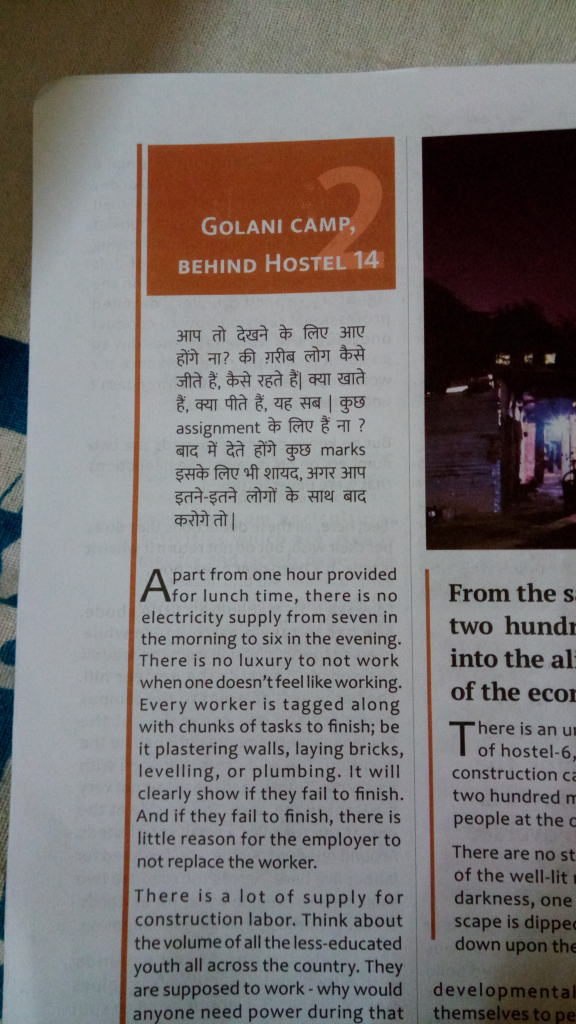
#> input picture testcases/1.jpg, 2304 x 4096 px (shown at 1/4 size)
$ python test_two_imgs.py testcases/1.jpg testcases/2.jpg
#> lines starting #> are read from the running program, lines starting #| are printed output that depends on the picture
### docscanner/feature_matching.py
import cv2

__all__ = ['get_orb_features','match_features']

def get_orb_features(img, num_features):
    orb = cv2.ORB_create()
    orb.setMaxFeatures(num_features)
    orb.setEdgeThreshold(1)

    kp, des = orb.detectAndCompute(img, None)
    return (kp, des)

def match_features(des1, des2, ratio):
    bf = cv2.BFMatcher(cv2.NORM_HAMMING)
    matches = bf.knnMatch(des1,des2,k=2)

    good_matches = []
    for m,n in matches:
        if m.distance < ratio*n.distance:
            good_matches.append([m])
    return good_matches

### docscanner/estimation.py
from __future__ import print_function
import numpy as np
from numpy import linalg as lin
from math import sqrt

__all__ = ['choose_points','normalise_xi','normalised_DLT','homography_ransac']

combs_4c3 = [[0,1,2],[0,1,3],[0,2,3],[1,2,3]]

# [7 lines of commented-out code are left out]

def measure_collinearity(p):
    d = min([abs(lin.det(p[:,k])) for k in combs_4c3])
    return d

def choose_points(points,N,thres):
    n = 0
    uniq_idx = []
    s = points.shape[1]

    while n < N:
        choice_idx = tuple(np.sort(np.random.choice(s,size=4,replace=False)))
        new_choice = points[:,choice_idx]
        d = measure_collinearity(new_choice)
        if d > thres and choice_idx not in uniq_idx:
            uniq_idx.append(choice_idx)
            n += 1

    return uniq_idx

def normalise_xi(Xi):
    '''
    Args:
        Xi (np.matrix):
    '''
    T = np.zeros((3,3))
    T[2,2] = 1

    n = Xi.shape[1]

    x_mean = np.sum(Xi[0])/n
    y_mean = np.sum(Xi[1])/n

    d_sum = np.sum(np.sqrt(np.add(
                np.square(np.subtract(Xi[0],x_mean)),
                np.square(np.subtract(Xi[1],y_mean))
            )))

    s = sqrt(2)*n/d_sum

    T[0,2] = -s*x_mean
    T[1,2] = -s*y_mean
    T[0,0] = s
    T[1,1] = s

    Xi_norm = np.dot(T,Xi)
    return Xi_norm, T

def normalised_DLT(p1, p2):
    n = p1.shape[1]

    p1_norm,T1 = normalise_xi(p1)
    p2_norm,T2 = normalise_xi(p2)

    A = np.zeros((2*n,9))

    for i in xrange(n):
        Ai = np.zeros((2,9))
        XiT = np.transpose(p1_norm[:,i])
        Ai[0,3:6] = -XiT
        Ai[1,0:3] = XiT
        Ai[0,6:9] = p2_norm[1,i]*XiT
        Ai[1,6:9] = -p2_norm[0,i]*XiT

        A[2*i:2*i+2,:] = Ai

    eigVal, eigVec = lin.eig(np.dot(np.transpose(A),A))
    min_idx = eigVal.argsort()[0]

    h_norm = eigVec[:,min_idx]
    h_norm.shape = (3,3)

    H = np.dot(lin.inv(T2),np.dot(h_norm,T1))
    H = np.divide(H,H[2,2])

    return H

def homography_ransac(Xi1, Xi2, N, dist_thres):
    '''
    Args:
        Xi1:            Feature points in image 1
        Xi2:            Feature points in image 2
        N:              Number of iterations
        dist_thres:     Threshold distance for inliers

    returns:
        (H, inliers):
            H:       Homography matrix such that H*Xi1 = Xi2
            inliers: Index of all inliers used to create H
    '''
    inlier_thres = int(Xi1.shape[1]*0.22 + 5.9)

    max_inliers = -1
    min_std = 10000

    best_H_inliers = None
    H_found = False

    for idx in choose_points(Xi1,N,0.1):
        try:
            p1 = Xi1[:,idx]
            p2 = Xi2[:,idx]
            Hp = normalised_DLT(p1,p2)

            Xi2_T = np.dot(Hp,Xi1)
            Xi2_T = Xi2_T / Xi2_T[2][None,:]
            Xi1_T = np.dot(lin.inv(Hp),Xi2)
            Xi1_T = Xi1_T / Xi1_T[2][None,:]

            di = np.add(
                    np.sqrt(np.sum(np.square(np.subtract(Xi1_T,Xi1)),axis=0)),
                    np.sqrt(np.sum(np.square(np.subtract(Xi2_T,Xi2)),axis=0))
                 )

            di_std = np.std(di)
            inlier_idx = np.where(di < dist_thres)[0]

            if inlier_idx.shape[0] >= inlier_thres and \
               (inlier_idx.shape[0] > max_inliers or \
               (inlier_idx.shape[0] == max_inliers and di_std < min_std)):
                best_H_inliers = inlier_idx
                max_inliers = inlier_idx.shape[0]
                min_std = di_std
                H_found = True
        except lin.linalg.LinAlgError:
            print("Got singular matrix")

    if not H_found:
        print("No good matches found!")
        return None

    print("No. of inliers: %d" % len(best_H_inliers))
    H_final = normalised_DLT(Xi1[:,best_H_inliers],Xi2[:,best_H_inliers])
    return H_final, best_H_inliers

### test_two_imgs.py
from docscanner.estimation import homography_ransac
from docscanner.feature_matching import get_orb_features,match_features

import sys
import cv2
import numpy as np
from matplotlib import pyplot as plt


img1 = cv2.imread(sys.argv[1],0)
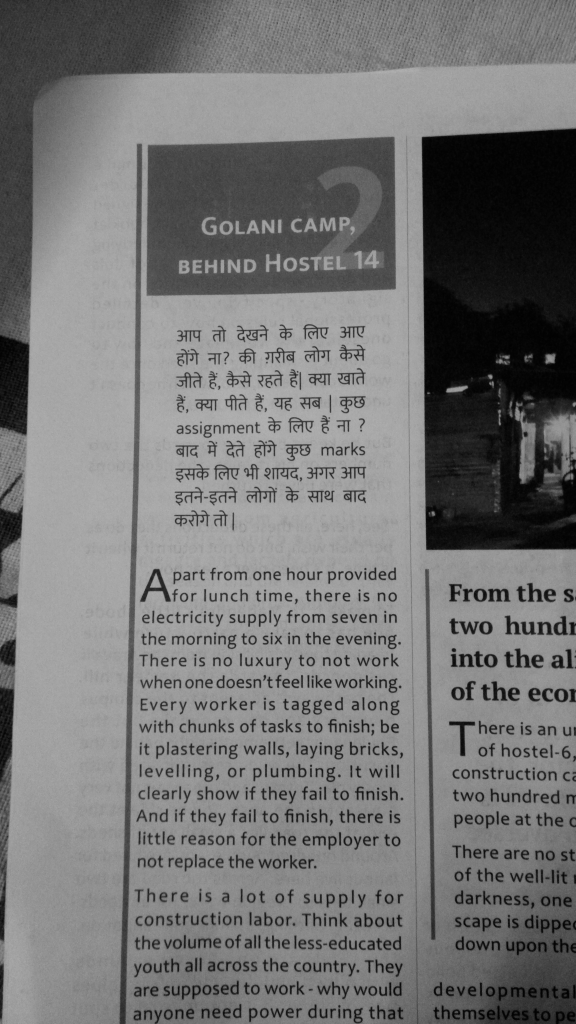
#> img1: shape (4096, 2304) (shown at 1/4 size); min 0, max 185, mean 117.3
img1 = cv2.resize(img1, (0,0), fx=0.2, fy=0.2)
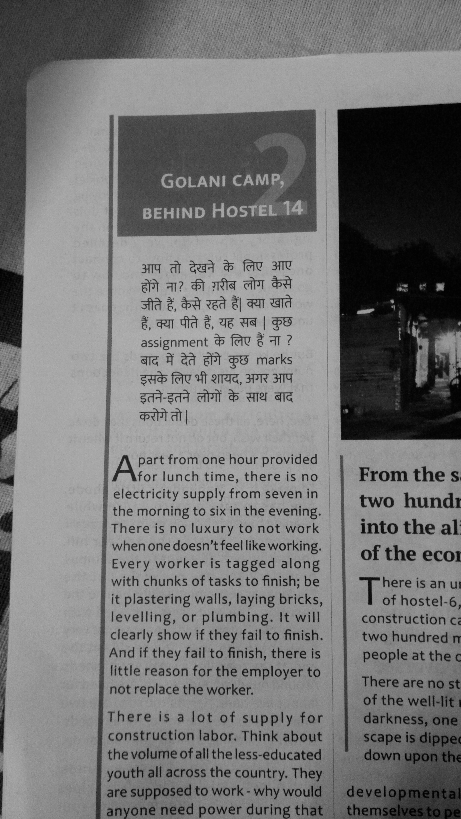
#> img1: shape (819, 461); min 0, max 183, mean 117.3
kp1, des1 = get_orb_features(img1, 10000)
#> in get_orb_features, `kp, des = orb.detectAndCompute(img, None)`: kp = 9283 keypoints; strongest (x, y, size): (192, 323, 31), (384, 474, 31), (411, 553, 31), (282, 546, 31)
#> kp1 has the same summary as kp in get_orb_features

img2 = cv2.imread(sys.argv[2],0)
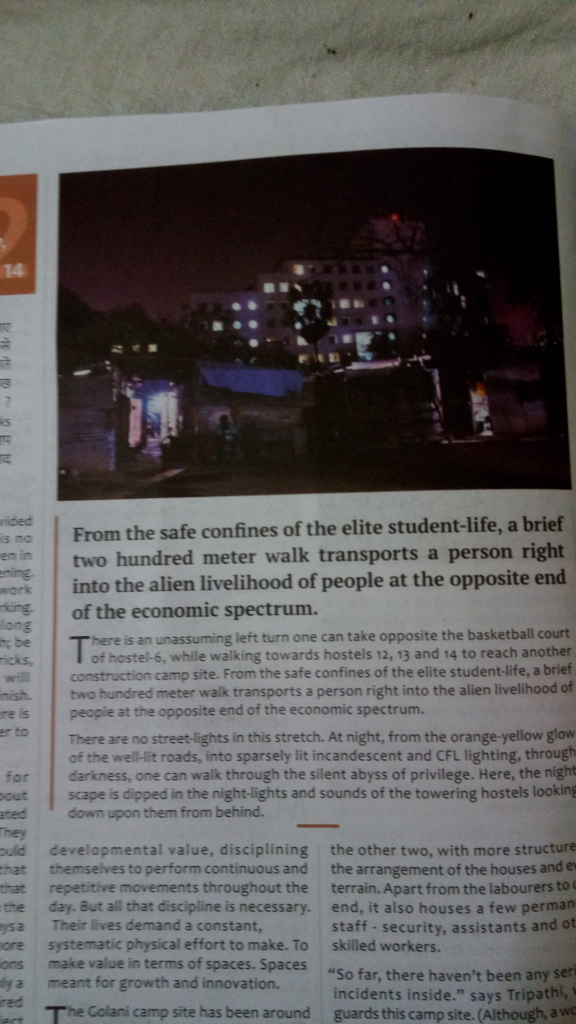
#> input picture testcases/2.jpg, 2304 x 4096 px (shown at 1/4 size)
#> img2: shape (4096, 2304); min 0, max 176, mean 95
img2 = cv2.resize(img2, (0,0), fx=0.2, fy=0.2)
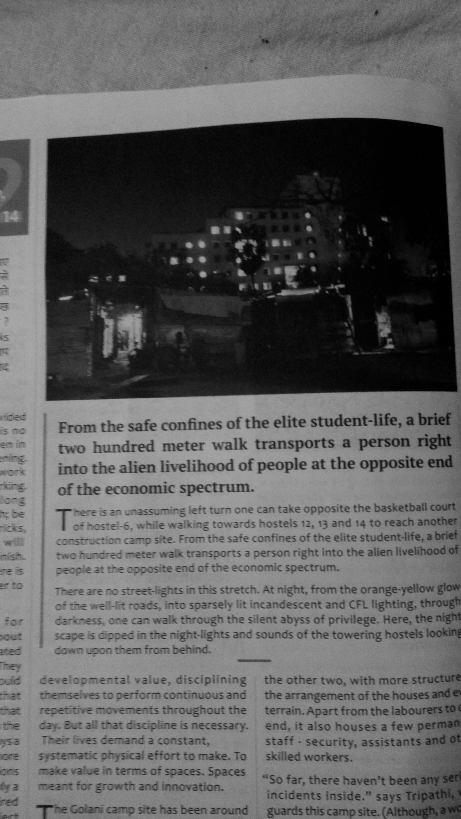
#> img2: shape (819, 461); min 0, max 175, mean 95
kp2, des2 = get_orb_features(img2, 10000)
#> in get_orb_features (call 2), `kp, des = orb.detectAndCompute(img, None)`: kp = 8786 keypoints; strongest (x, y, size): (238, 261, 31), (238, 259, 31), (121, 278, 37.2), (239, 259, 37.2)
#> kp2 has the same summary as kp in get_orb_features

#img2 = cv2.drawKeypoints(img,kp,color=(0,255,0), flags=0)

matches = match_features(des1,des2,0.65)
#> in match_features, `matches = bf.knnMatch(des1,des2,k=2)`: matches = 9283 matches
#> after the loop in match_features, `for m,n in matches:`: good_matches = 124 matches
#> matches = 124 matches
img3 = np.zeros(2)
img3 = cv2.drawMatchesKnn(img1,kp1,img2,kp2,matches,img3,flags=2)
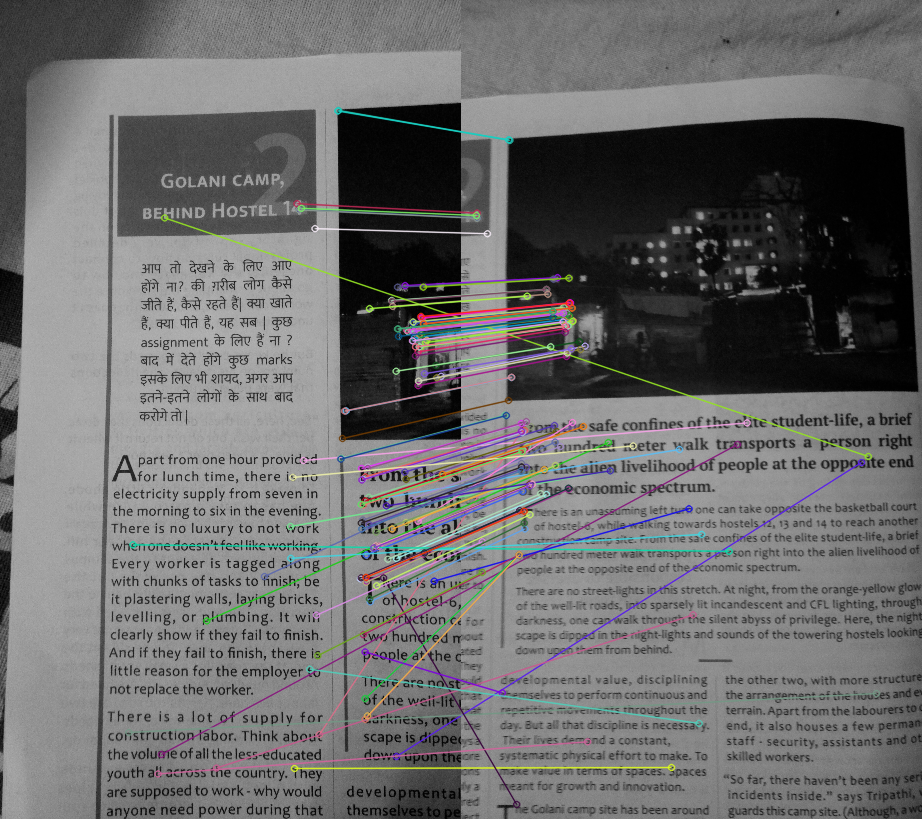
#> img3: shape (819, 922, 3); mean of channels 0, 1, 2 107.2, 107.1, 107.3; drawn as B, G, R
plt.figure(),plt.imshow(img3)

print("No. of matches: %d" % len(matches))
#| No. of matches: 124

if len(matches) < 50:
    print("Matches too low")
    exit()

Xi1 = np.ones((3,len(matches)))
Xi2 = np.ones((3,len(matches)))
for i,m in enumerate(matches):
    Xi1[0:2,i] = np.matrix(kp1[m[0].queryIdx].pt)
    Xi2[0:2,i] = np.matrix(kp2[m[0].trainIdx].pt)
#> this loop made 124 passes

h,_ = homography_ransac(Xi1,Xi2,1000,5.5)
#> in choose_points, `n = 0`: n = 0
#> in choose_points, `s = points.shape[1]`: s = 124
#> in measure_collinearity, `d = min([abs(lin.det(p[:,k])) for k in combs_4c3])`: d = 466.6
#> the loop in homography_ransac, `for idx in choose_points(Xi1,N,0.1):` made 1000 passes
#> idx on passes 1 to 3: (8, 24, 43, 50), (37, 75, 78, 110), (15, 52, 72, 89)
#| No. of inliers: 93
# h_cv,status = cv2.findHomography(np.transpose(Xi1[0:2,:]),np.transpose(Xi2[0:2,:]))

if h.any():
    print(h)
#| [[ 8.02451177e-01 -1.85502983e-02 -2.19469545e+02]
#|  [ 1.94852102e-02  8.11905182e-01  4.74641824e+01]
#|  [ 9.15399558e-05 -1.03529500e-05  1.00000000e+00]]

    merged_size = (img1.shape[1]*2,img1.shape[0]*2)
    img_warp = cv2.warpPerspective(img2,np.linalg.inv(h),merged_size)
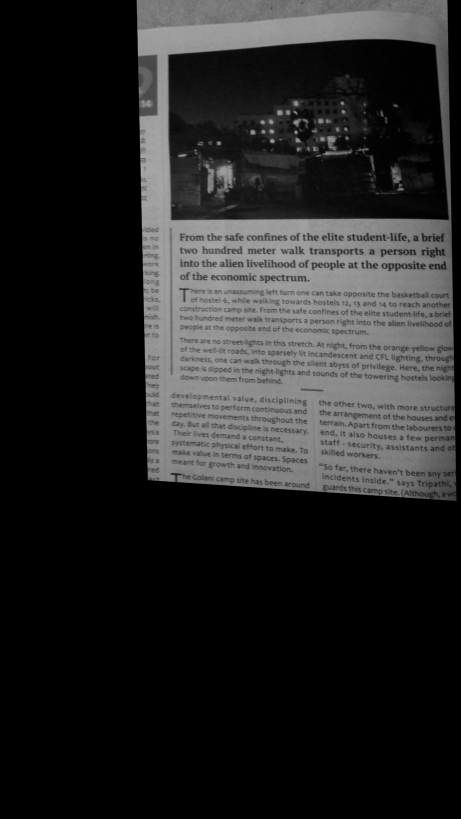
#> img_warp: shape (1638, 922) (shown at 1/2 size); min 0, max 172, mean 37.5
    img_warp[0:img1.shape[0],0:img1.shape[1]] = img1
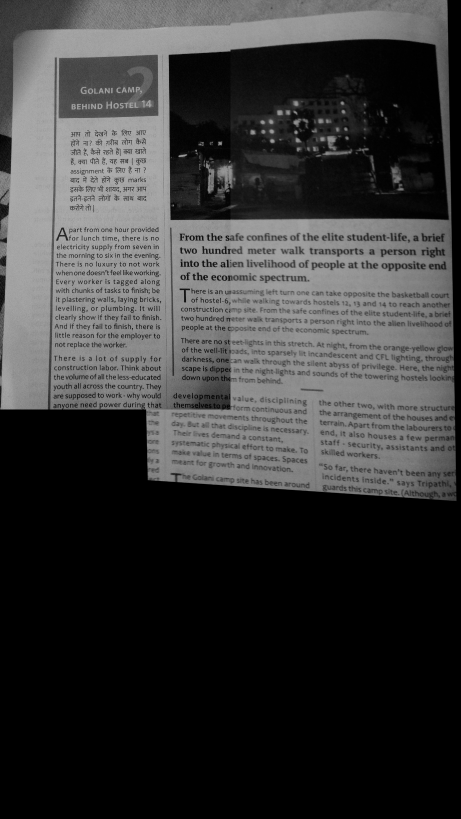
#> img_warp: shape (1638, 922) (shown at 1/2 size); min 0, max 183, mean 56.3

    #plt.figure(),plt.imshow(img2,cmap='gray'),plt.title("2")
    plt.figure(),plt.imshow(img_warp,cmap='gray'),plt.title("Warped 2")
    #plt.figure(),plt.imshow(img1,cmap='gray'),plt.title("1")
    plt.show()
else:
    print("Images don't match, couldn't find homography")
